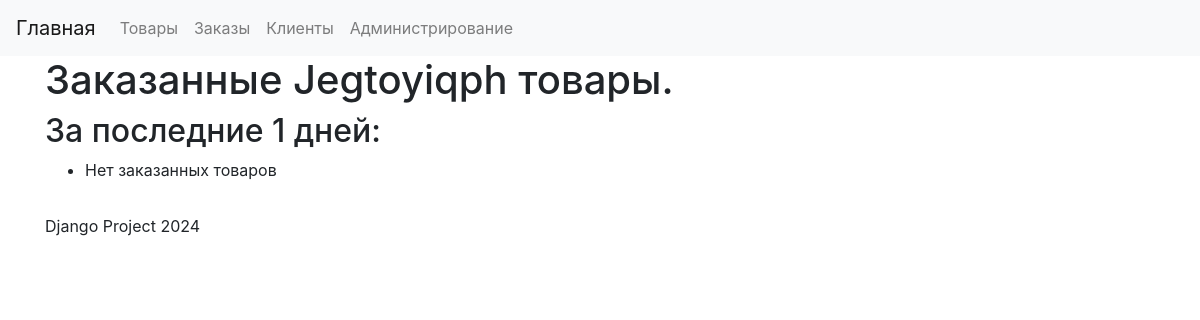
The app's page /orders/ordered-products-by-days/1/1, older data.
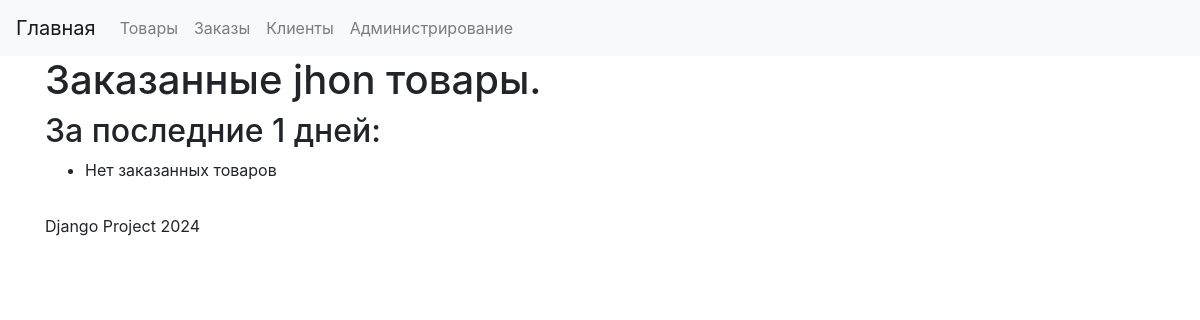
The same page, newer data.
### user/models.py (models this page shows, shortened)
class User(models.Model):
    name = models.CharField(max_length=255, verbose_name='Имя клиента')
    email = models.EmailField(verbose_name='Почтовый адрес')
    phone_number = models.CharField(max_length=15, verbose_name='Номер телефона')
    address = models.TextField(verbose_name='Адрес')
    registration_date = models.DateField(auto_now_add=True, verbose_name='Дата регистрации')
    class Meta:
        verbose_name = 'Клиент'
        verbose_name_plural = 'Клиенты'

### order/views.py (the view)
# urls.py: path('ordered-products-by-days/<int:user_id>/<int:num_days>', fetch_ordered_products_by_days,
def fetch_ordered_products_by_days(request, user_id, num_days):
    user = get_object_or_404(User, pk=user_id)
    today = timezone.now().date()
    start_date = today - timedelta(days=num_days)
    orders = Order.objects.filter(user=user, order_date__gte=start_date)
    products = set()
    for order in orders:
        products.update(order.products.all())
    context = {
        'user': user,
        'products': products,
        'num_days': num_days,
    }
    return render(request, 'orders/ordered_products_sort.html', context)

### order/templates/orders/ordered_products_sort.html (shortened to what this page needs)
{% extends 'base.html' %}
{% block content %}
    <h1>Заказанные {{ user.name }} товары.</h1>
    {% if num_days %}
        <h2>За последние {{ num_days }} дней:</h2>
        <ul>
            {% for product in products %}
                <li>{{ product.name }}</li>
            {% empty %}
                <li>Нет заказанных товаров</li>
            {% endfor %}
        </ul>
    {% endif %}
{% endblock %}

Row changes from the older to the newer data that the page shows:
changed User: name "Jegtoyiqph" → "jhon"
